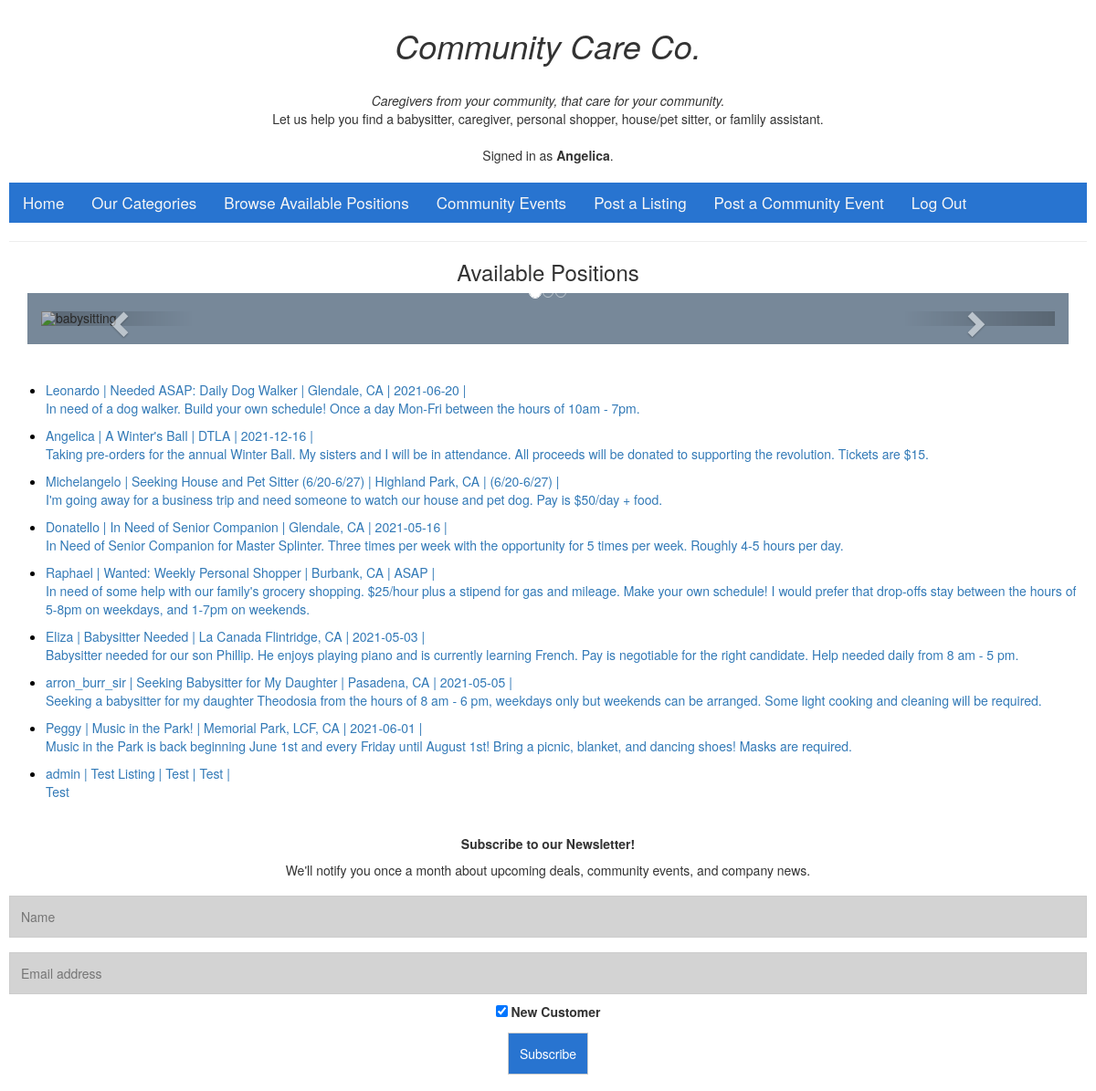
The app's page / (signed in) with its own data.
### avail_listings/models.py (models this page shows, shortened)
class User(AbstractUser):
    pass

class Listing(models.Model):
    user = models.ForeignKey(User, on_delete=models.CASCADE, related_name="listing_owner")
    title = models.CharField(max_length=64)
    location = models.CharField(max_length=30)
    description = models.TextField()
    category = models.CharField(max_length=30)
    dates = models.CharField(max_length=30)
    active = models.BooleanField(default=True)

### avail_listings/views.py (the view)
# urls.py: path("", views.index, name="index"),
def index(request):
    if request.user.is_authenticated:
        return render(request, "avail_listings/index.html", {
            'listing': Listing.objects.all()
        })
    else:
        return render(request, "avail_listings/register.html", {
            'message': "Please register or login to view available listings."
        })

### avail_listings/templates/avail_listings/index.html (shortened to what this page needs)
{% extends "avail_listings/layout.html" %}
{% load static %}
{% block body %}
    <h3>Available Positions</h3>
    <div class="container">
        <div id="myCarousel" class="carousel slide" data-ride="carousel">
            <ol class="carousel-indicators">
            <li data-target="#myCarousel" data-slide-to="0" class="active"></li>
            <li data-target="#myCarousel" data-slide-to="1"></li>
            <li data-target="#myCarousel" data-slide-to="2"></li>
            </ol>
            <div class="carousel-inner">
                <div class="item active" >
                    <img src="https://media.istockphoto.com/photos/child-playing-with-wood-blocks-picture-id862313220?k=6&m=862313220&s=612x612&w=0&h=zeYkcUSja5bK5XxFm8mxsu042CTwX7Rsh5UDb_FEd2k=" alt="babysitting" style="width:30%;">
                </div>
            </div>
            <a class="left carousel-control" href="#myCarousel" data-slide="prev">
            <span class="glyphicon glyphicon-chevron-left"></span>
            </a>
            <a class="right carousel-control" href="#myCarousel" data-slide="next">
            <span class="glyphicon glyphicon-chevron-right"></span>
            </a>
        </div>
    </div><br>
    <br>
    <div class="display_listings">
        <ul>
            {% for list in listing %}
                {% if list.active %}
                    <li><a href="{% url 'listing' list.id %}">
                    {{ list.user }}  |
                    {{ list.title }} |
                    {{ list.location }} |
                    {{ list.dates }} |<br>
                    {{ list.description }}</p></a>
                {% endif %}
            {% endfor %}
        </ul>
    </div>
{% endblock %}

### avail_listings/templates/avail_listings/layout.html (shortened to what this page needs)
{% load static %}
<!DOCTYPE html>
<html lang="en">
    <head>
        <link rel="stylesheet" href="https://stackpath.bootstrapcdn.com/bootstrap/4.4.1/css/bootstrap.min.css">
        <link href="{% static 'avail_listings/styles.css' %}" rel="stylesheet">
        <link rel="stylesheet" href="https://maxcdn.bootstrapcdn.com/bootstrap/3.4.1/css/bootstrap.min.css">
    </head>
    <body>
        <h1>Community Care Co.</h1>
        <br><i>Caregivers from your community, that care for your community.</i>
        <br>Let us help you find a babysitter, caregiver, personal shopper, house/pet sitter, or famlily assistant.
        <div><br>
            {% if user.is_authenticated %}
                Signed in as <strong>{{ user.username }}</strong>.
            {% else %}
                <b>Not signed in.</b>
            {% endif %}
        </div>
        <br>
        <div class="nav">
            <ul class="nav">
                <li class="nav-item">
                    <a class="nav-link" href="{% url 'index' %}">Home</a>
                </li>
                <li class="nav-item">
                    <a class="nav-link" href="{% url 'categories' %}">Our Categories</a>
                </li>
                <li class="nav-item">
                    <a class="nav-link" href="{% url 'index' %}">Browse Available Positions</a>
                </li>
                <li class="nav-item">
                        <a class="nav-link" href="{% url 'events' %}">Community Events</a>
                </li>
                {% if user.is_authenticated %}
                    <li class="nav-item">
                        <a class="nav-link" href="{% url 'create_listing' %}">Post a Listing</a>
                    </li>
                    <li class="nav-item">
                        <a class="nav-link" href="{% url 'create_event' %}">Post a Community Event</a>
                    </li>
                    <li class="nav-item">
                        <a class="nav-link" href="{% url 'logout' %}">Log Out</a>
                    </li>
                {% endif %}
            </ul>
        </div>
        <hr>
        {% block body %}
        {% endblock %}
        <div><br>
            <footer>
                <h5><b>Subscribe to our Newsletter!</b></h5>
                <p>We'll notify you once a month about upcoming deals, community events, and company news.</p>
                <form>
                    <div id="subscriptions">
                        <input id="name" type="text" placeholder="Name">
                        <input id="newEmail" type="text" placeholder="Email address">
                        <div>
                            <label>
                                <input type="checkbox" checked="checked" name="subscribe"> New Customer
                            </label>
                        </div>
                        <input id="submit" action="submit" type="submit" button onclick="success()" value="Subscribe"></button>
                    </div>
                </form>
            </footer>
        </div>
    </body>
</html>

### avail_listings/static/avail_listings/styles.css (style rules this page uses)
h1 { text-align: center; font-style: italic; }
body { text-align: center; padding: 10px; color: black; background-color:lightslategray; }
.nav { color: whitesmoke; background-color: rgb(40, 116, 208); text-align: center; }
.nav a { font-style: bold; font-size: 17px; text-align: center; background-color: rgb(40, 116, 208); padding: 14px 16px; color: whitesmoke; }
.container { padding: 20px; background-color: lightslategray; width: min-content; height: min-content; text-align: left; }
input[type=text], input[type=submit] { width: 100%; padding: 12px; margin: 8px 0; border: 1px solid #ccc; box-sizing: border-box; text-align: left; background-color: lightgrey; }
input[type=submit] { width: 50%; background-color: rgb(40, 116, 208); color: white; border: none; text-align: center; }
.nav ul { list-style: none; text-align: center; }
.nav ul li { display: inline-block; }
.display_listings { text-align: left; color: black; }
.applications input[type=text], input[type=submit] { width: auto; padding: 12px; margin: 8px 0; border: 1px solid #ccc; box-sizing: border-box; text-align: left; background-color: rgb(40, 116, 208); color: white; }

### records on screen
User: username "Angelica"
Listing: user "Leonardo", title "Needed ASAP: Daily Dog Walker", location "Glendale, CA", dates "2021-06-20", description "In need of a dog walker. Build your own schedule! Once a day Mon-Fri between the hours of 10am - 7pm."
Listing: user "Angelica", title "A Winter's Ball", location "DTLA", dates "2021-12-16", description "Taking pre-orders for the annual Winter Ball. My sisters and I will be in attendance. All proceeds will be donated to supporting the revolution. Tickets are $15."
Listing: user "Michelangelo", title "Seeking House and Pet Sitter (6/20-6/27)", location "Highland Park, CA", dates "(6/20-6/27)", description "I'm going away for a business trip and need someone to watch our house and pet dog. Pay is $50/day + food."
Listing: user "Donatello", title "In Need of Senior Companion", location "Glendale, CA", dates "2021-05-16", description "In Need of Senior Companion for Master Splinter. Three times per week with the opportunity for 5 times per week. Roughly 4-5 hours per day."
Listing: user "Raphael", title "Wanted: Weekly Personal Shopper", location "Burbank, CA", dates "ASAP", description "In need of some help with our family's grocery shopping. $25/hour plus a stipend for gas and mileage. Make your own schedule! I would prefer that drop-offs stay between the hours of 5-8pm on weekdays, and 1-7pm on weekends."
Listing: user "Eliza", title "Babysitter Needed", location "La Canada Flintridge, CA", dates "2021-05-03", description "Babysitter needed for our son Phillip. He enjoys playing piano and is currently learning French. Pay is negotiable for the right candidate. Help needed daily from 8 am - 5 pm."
Listing: user "arron_burr_sir", title "Seeking Babysitter for My Daughter", location "Pasadena, CA", dates "2021-05-05", description "Seeking a babysitter for my daughter Theodosia from the hours of 8 am - 6 pm, weekdays only but weekends can be arranged. Some light cooking and cleaning will be required."
Listing: user "Peggy", title "Music in the Park!", location "Memorial Park, LCF, CA", dates "2021-06-01", description "Music in the Park is back beginning June 1st and every Friday until August 1st! Bring a picnic, blanket, and dancing shoes! Masks are required."
Listing: user "admin", title "Test Listing", location "Test", dates "Test", description "Test"
